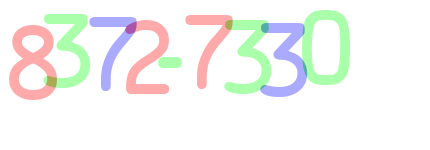
#> input picture CaptchaHacking/Kmodel/images/1.png, 430 x 150 px, found by its file name
$ python test.py
#> lines starting #> are read from the running program, lines starting #| are printed output that depends on the picture; after the words box and inside, x2 and y2 are one past the last pixel; in counts of white or black regions, pixels touching at a corner belong together
### CaptchaHacking/Kmodel/utils.py
import cv2
import numpy as np
import re

BLUE = 0
GREEN = 1
RED =2

#데이터 정제 : 특정 색상의 모든 단어가 포함된 이미지를 추출함
def get_chars(image,color):
    other_1 = (color + 1) % 3
    other_2 = (color + 2) % 3

    #다른 색상인 것과 겹치는 것은 모두 검은색으로 변경
    c = image[:,:,other_1] == 255
    image[c] = [0,0,0]
    c = image[:,:,other_2] == 255
    image[c] = [0,0,0]
    c = image[:,:,color]<170
    image[c] = [0,0,0]

    c = image[:,:,color] != 0
    image[c] = [255,255,255]

    return image

# [19 lines left out: function extract_chars, not called in this run]

#특정한 이미지를 20*20 크기로 Scaling 합니다.
def resize20(image):
    resized = cv2.resize(image,(20,20))
    return resized.reshape(-1,400).astype(np.float32)

# [19 lines left out: function remove_first_0, not called in this run]


### CaptchaHacking/Kmodel/test.py
import cv2
import utils

image = cv2.imread('/Users/gimminji/Desktop/2022/Python-Data-Analysis-and-Image-Processing/CaptchaHacking/Kmodel/images/1.png',cv2.IMREAD_COLOR)
#> image is the input picture: shape (150, 430, 3); mean B, G, R 242.4, 245.6, 244.8
blue = utils.get_chars(image.copy(),utils.BLUE)
#> in get_chars, `c = image[:,:,other_1] == 255`:
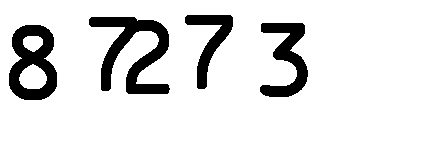
#> c: shape (150, 430) bool; 88.1% white; 4 black regions, box (x1, y1, x2, y2) and area: (89, 17, 170, 94) 2668, (9, 25, 57, 100) 2126, (260, 23, 308, 97) 1665, (185, 15, 233, 89) 1227
#> in get_chars, `c = image[:,:,other_2] == 255`: c: shape (150, 430) bool; 7.1% white; 4 white regions (1 under 20 px), largest, box (x1, y1, x2, y2) and area: (9, 25, 57, 100) 2011, (126, 20, 170, 94) 1438, (185, 15, 233, 89) 1153
#> in get_chars, `image[c] = [0,0,0]`: image: shape (150, 430, 3); mean of channels 0, 1, 2 11.4, 8.3, 8.3
#> in get_chars, `c = image[:,:,color]<170`: c: shape (150, 430) bool; 95.5% white; 4 black regions (2 under 20 px), largest, box (x1, y1, x2, y2) and area: (260, 23, 308, 97) 1665, (89, 17, 137, 91) 1227
#> in get_chars, `image[c] = [0,0,0]`: image: shape (150, 430, 3); mean of channels 0, 1, 2 11.1, 7.8, 7.7
red = utils.get_chars(image.copy(),utils.RED)
#> call 2 of get_chars, with color = 2
#> in get_chars (call 2), `c = image[:,:,other_1] == 255`: c: shape (150, 430) bool; 84.1% white; 4 black regions, box (x1, y1, x2, y2) and area: (9, 14, 91, 100) 3676, (185, 15, 272, 94) 2818, (302, 10, 350, 85) 1926, (125, 20, 182, 94) 1811
#> in get_chars (call 2), `c = image[:,:,other_2] == 255`: c: shape (150, 430) bool; 8% white; 5 white regions, box (x1, y1, x2, y2) and area: (302, 10, 350, 85) 1837, (44, 14, 91, 88) 1525, (224, 20, 272, 94) 1498, (158, 57, 182, 68) 251, (43, 76, 47, 84) 25
#> in get_chars (call 2), `image[c] = [0,0,0]`:
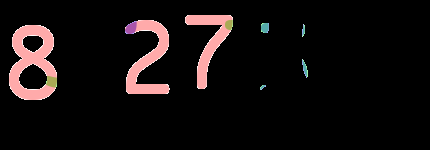
#> image: shape (150, 430, 3); mean of channels 0, 1, 2 13.8, 13.9, 19.4; drawn as B, G, R
#> in get_chars (call 2), `c = image[:,:,color]<170`: c: shape (150, 430) bool; 92.4% white; 7 black regions (4 under 20 px), largest, box (x1, y1, x2, y2) and area: (9, 25, 57, 100) 2126, (125, 20, 170, 94) 1560, (185, 15, 233, 89) 1227
#> in get_chars (call 2), `image[c] = [0,0,0]`:
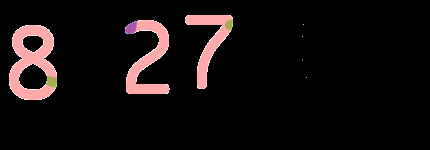
#> image: shape (150, 430, 3); 0.28% of pixels changed, all inside (x1, y1, x2, y2) = (260, 23, 308, 90); drawn as B, G, R
green = utils.get_chars(image.copy(),utils.GREEN)
#> call 3 of get_chars, with color = 1
#> in get_chars (call 3), `c = image[:,:,other_1] == 255`: c: shape (150, 430) bool; 87.3% white; 4 black regions, box (x1, y1, x2, y2) and area: (224, 10, 350, 97) 5074, (43, 14, 91, 88) 1665, (89, 17, 137, 91) 1227, (158, 57, 182, 68) 253
#> in get_chars (call 3), `c = image[:,:,other_2] == 255`:
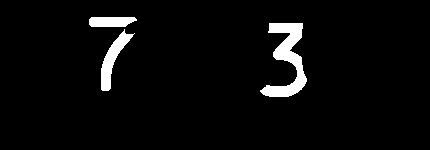
#> c: shape (150, 430) bool; 4% white; 3 white regions, box (x1, y1, x2, y2) and area: (260, 23, 307, 97) 1483, (101, 29, 135, 91) 682, (89, 17, 137, 27) 426
#> in get_chars (call 3), `image[c] = [0,0,0]`:
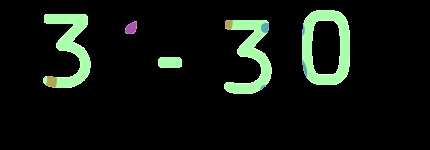
#> image: shape (150, 430, 3); mean of channels 0, 1, 2 15.2, 21.5, 15.3; drawn as B, G, R
#> in get_chars (call 3), `c = image[:,:,color]<170`:
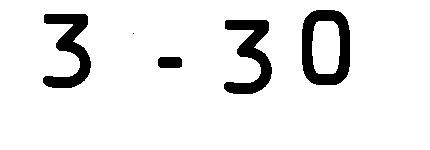
#> c: shape (150, 430) bool; 91.5% white; 5 black regions (1 under 20 px), largest, box (x1, y1, x2, y2) and area: (302, 10, 350, 85) 1926, (43, 14, 91, 88) 1665, (224, 20, 272, 94) 1665, (158, 57, 182, 68) 253
#> in get_chars (call 3), `image[c] = [0,0,0]`:
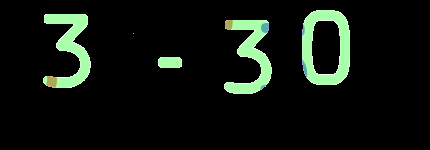
#> image: shape (150, 430, 3); 0.18% of pixels changed, all inside (x1, y1, x2, y2) = (125, 21, 137, 34); drawn as B, G, R

cv2.imshow('Image Gray',blue)
cv2.waitKey(0)
cv2.imshow('Image Gray',green)
cv2.waitKey(0)
cv2.imshow('Image Gray',red)
cv2.waitKey(0)

$ run again, with CaptchaHacking/Kmodel/images/2.png copied over CaptchaHacking/Kmodel/images/1.png
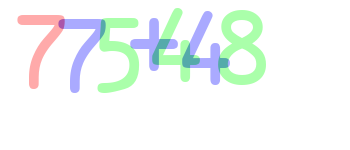
#> input picture CaptchaHacking/Kmodel/images/2.png, 350 x 150 px, found by its file name
#> image is the input picture: shape (150, 350, 3); mean B, G, R 245.7, 247.9, 242.3
#> in get_chars (call 3), `image[c] = [0,0,0]`:
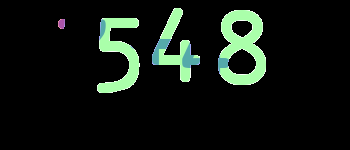
#> image: shape (150, 350, 3); mean of channels 0, 1, 2 17.3, 23.6, 16.3; drawn as B, G, R
#> in get_chars (call 3), `c = image[:,:,color]<170`:
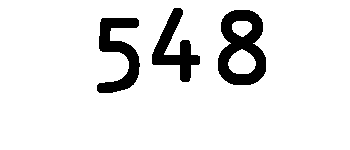
#> c: shape (150, 350) bool; 90.4% white; 3 black regions, box (x1, y1, x2, y2) and area: (218, 10, 266, 85) 2126, (97, 18, 140, 93) 1568, (152, 8, 200, 82) 1363

$ run again, with CaptchaHacking/Kmodel/images/3.png copied over CaptchaHacking/Kmodel/images/1.png
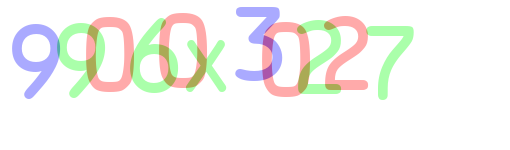
#> input picture CaptchaHacking/Kmodel/images/3.png, 510 x 150 px, found by its file name
#> image is the input picture: shape (150, 510, 3); mean B, G, R 240.2, 244.1, 244.2
#> in get_chars, `c = image[:,:,other_1] == 255`:
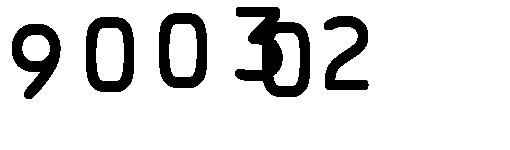
#> c: shape (150, 510) bool; 86.3% white; 5 black regions, box (x1, y1, x2, y2) and area: (235, 7, 310, 97) 3289, (159, 13, 207, 88) 1926, (86, 17, 134, 92) 1926, (12, 24, 61, 99) 1749, (324, 16, 369, 90) 1560
#> in get_chars (call 3), `image[c] = [0,0,0]`:
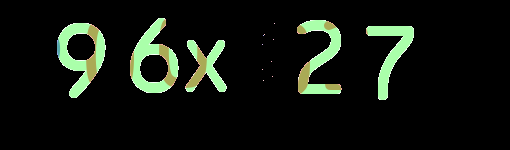
#> image: shape (150, 510, 3); mean of channels 0, 1, 2 15.3, 22.6, 17.1; drawn as B, G, R

$ run again, with CaptchaHacking/Kmodel/images/4.png copied over CaptchaHacking/Kmodel/images/1.png
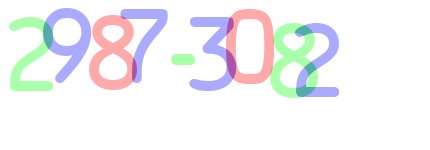
#> input picture CaptchaHacking/Kmodel/images/4.png, 430 x 150 px, found by its file name
#> image is the input picture: shape (150, 430, 3); mean B, G, R 245.4, 242.7, 242.8
#> in get_chars (call 3), `image[c] = [0,0,0]`:
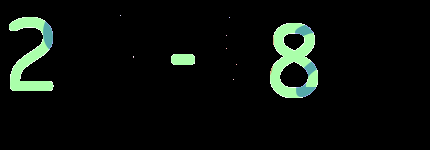
#> image: shape (150, 430, 3); mean of channels 0, 1, 2 10.9, 14.8, 10.1; drawn as B, G, R
